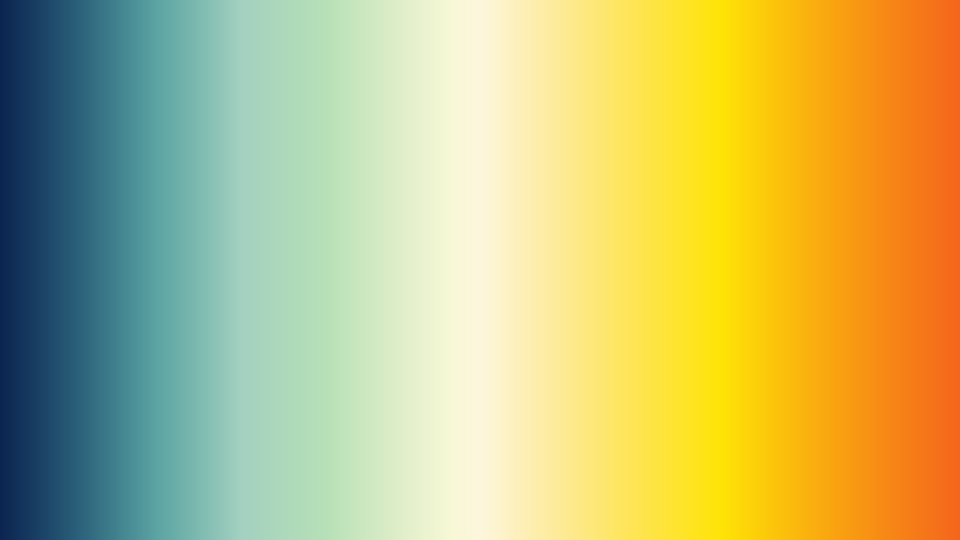
Frame 1 (no input)
Frame 60 (the mouse pressed at the canvas centre just before this capture): identical to frame 1, image omitted
Frame 120 (the mouse held since frame 60 and released just before this capture): identical to frame 1, image omitted

The Processing sketch that drew this single still picture (run headless with seeded random() and noise(); from frame 60 on, the mouse is pressed at the canvas centre):

// Processing sketch: sketch_xxx_color_array_lerp
// ── sketch_xxx_color_array_lerp.pde
float grid = 1;
color[] palette;
// setup関数 : 初回1度だけ実行される
void setup() {
  size(960, 540); // ウィンドウサイズを960px,540pxに
  colorMode(HSB, 360, 100, 100, 100); // HSBでの色指定にする
  smooth(); // 描画を滑らかに
}
// draw関数 : setup関数実行後繰り返し実行される
void draw() {
  background(0, 0, 100);
  noStroke();
  palette = chemistry;
  for (float x = 0; x < width; x += grid) {
    float t = map(x, 0, width, 0, palette.length-1);
    int u = (int) t;
    float v = t%1;
    color c = lerpColor(palette[u], palette[u+1], v);
    fill(c);
    rect(x, 0, grid, height);
  }
}
// ── colorPallete.pde
//Color Palettes for Processing
//color[] palette = minard;
//1.
color[] dessert = {#9F9694, #791F33, #BA3D49, #F1E6D4, #E2E1DC};

//2.
color[] crowds = {#678C8B, #8FA89B, #A2BAB0, #D0EDDE, #B3B597};

//3.
color[] styleyou = {#262B30, #E09A25, #F0D770, #F2EDBC, #C51C30};

//4.
color[] rainbow = {#FFFFCD, #CC5C54, #F69162, #85A562, #7AB5DB};

//5.
color[] chemistry = {#0C2550, #A3D0C1, #FDF6DD, #FEE406, #F4651C};

//6.
color[] kitties = {#302F2F, #74AD92, #F07F47, #FFAA42, #FFE224};

//7.
color[] beach = {#D9C6B0, #314650, #2D4761, #45718C, #B6E1F2};

//8.
color[] cottage = {#C3CCC8, #442412, #475D1C, #859356, #B9961C};

//9.
color[] minard = {#666666, #607F9C, #E9CCAE, #FFFFF3, #D01312};
